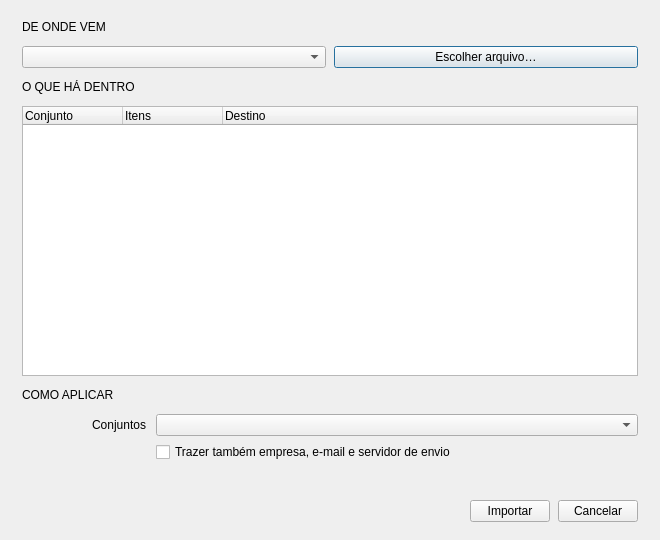
<?xml version="1.0" encoding="UTF-8"?>
<ui version="4.0">
 <class>ProfileDialog</class>
 <widget class="QDialog" name="ProfileDialog">
  <property name="geometry">
   <rect><x>0</x><y>0</y><width>660</width><height>540</height></rect>
  </property>
  <property name="minimumSize">
   <size><width>620</width><height>500</height></size>
  </property>
  <property name="windowTitle"><string>Importar configurações</string></property>
  <layout class="QVBoxLayout" name="rootLayout">
   <property name="leftMargin"><number>22</number></property>
   <property name="topMargin"><number>20</number></property>
   <property name="rightMargin"><number>22</number></property>
   <property name="bottomMargin"><number>18</number></property>
   <property name="spacing"><number>12</number></property>

   <item>
    <widget class="QLabel" name="lblOrigemTitle">
     <property name="role" stdset="0"><string notr="true">section</string></property>
     <property name="text"><string>DE ONDE VEM</string></property>
    </widget>
   </item>
   <item>
    <layout class="QHBoxLayout" name="origemLayout">
     <property name="spacing"><number>8</number></property>
     <item>
      <widget class="QComboBox" name="comboOrigem">
       <property name="toolTip"><string>Um modelo que acompanha o programa, ou um arquivo exportado de outra máquina</string></property>
      </widget>
     </item>
     <item>
      <widget class="QPushButton" name="btnBrowse">
       <property name="text"><string>Escolher arquivo…</string></property>
      </widget>
     </item>
    </layout>
   </item>

   <item>
    <widget class="QLabel" name="lblConteudoTitle">
     <property name="role" stdset="0"><string notr="true">section</string></property>
     <property name="text"><string>O QUE HÁ DENTRO</string></property>
    </widget>
   </item>
   <item>
    <widget class="QTreeWidget" name="listing">
     <property name="rootIsDecorated"><bool>false</bool></property>
     <property name="alternatingRowColors"><bool>true</bool></property>
     <property name="uniformRowHeights"><bool>true</bool></property>
     <column><property name="text"><string>Conjunto</string></property></column>
     <column><property name="text"><string>Itens</string></property></column>
     <column><property name="text"><string>Destino</string></property></column>
    </widget>
   </item>

   <item>
    <widget class="QLabel" name="lblComoTitle">
     <property name="role" stdset="0"><string notr="true">section</string></property>
     <property name="text"><string>COMO APLICAR</string></property>
    </widget>
   </item>
   <item>
    <layout class="QGridLayout" name="comoLayout">
     <property name="horizontalSpacing"><number>10</number></property>
     <property name="verticalSpacing"><number>6</number></property>
     <item row="0" column="0">
      <widget class="QLabel" name="lblModo">
       <property name="role" stdset="0"><string notr="true">field</string></property>
       <property name="minimumSize"><size><width>124</width><height>0</height></size></property>
       <property name="maximumSize"><size><width>124</width><height>16777215</height></size></property>
       <property name="alignment"><set>Qt::AlignmentFlag::AlignRight|Qt::AlignmentFlag::AlignVCenter</set></property>
       <property name="text"><string>Conjuntos</string></property>
      </widget>
     </item>
     <item row="0" column="1">
      <widget class="QComboBox" name="comboModo"/>
     </item>
     <item row="1" column="1">
      <widget class="QCheckBox" name="chkGerais">
       <property name="text"><string>Trazer também empresa, e-mail e servidor de envio</string></property>
      </widget>
     </item>
    </layout>
   </item>

   <item>
    <widget class="QLabel" name="lblStatus">
     <property name="role" stdset="0"><string notr="true">hint</string></property>
     <property name="wordWrap"><bool>true</bool></property>
     <property name="text"><string/></property>
    </widget>
   </item>

   <item>
    <layout class="QHBoxLayout" name="buttonLayout">
     <property name="spacing"><number>8</number></property>
     <item>
      <spacer name="buttonSpacer">
       <property name="orientation"><enum>Qt::Orientation::Horizontal</enum></property>
       <property name="sizeHint" stdset="0"><size><width>1</width><height>0</height></size></property>
      </spacer>
     </item>
     <item>
      <widget class="QPushButton" name="btnImport">
       <property name="role" stdset="0"><string notr="true">accent</string></property>
       <property name="text"><string>Importar</string></property>
      </widget>
     </item>
     <item>
      <widget class="QPushButton" name="btnCancel">
       <property name="text"><string>Cancelar</string></property>
      </widget>
     </item>
    </layout>
   </item>
  </layout>
 </widget>
 <resources/>
 <connections/>
</ui>
